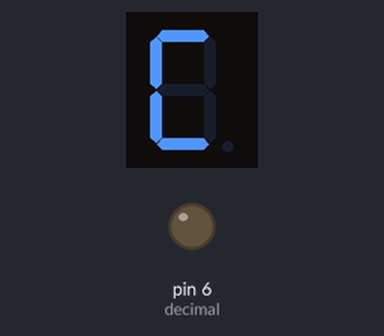
Recording of a sketch running on a simulated Arduino Uno, built with avr-gcc and run on an emulated ATmega328P. On the bench: 1-digit seven-segment display, output pins drawn as LEDs (lit = HIGH). Wiring (inferred from the names in the program): 1-digit 7-segment display, segments lit when LOW: segments pin 13, pin 12, pin 11, pin 10, pin 9, pin 8, pin 7. The segment pins are drawn as the display they are named for; pins used as bus, display or sensor lines are not drawn.

Above: at 0.1 s.
At 1.1 s:
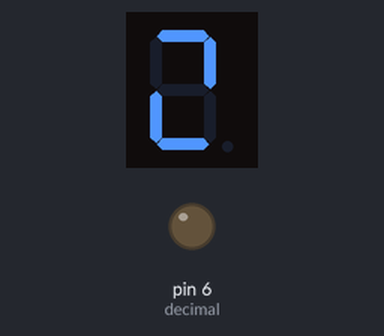
At 2.1 s:
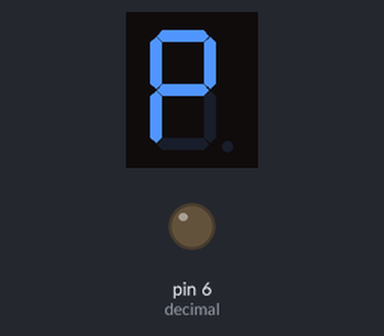
At 4.1 s:
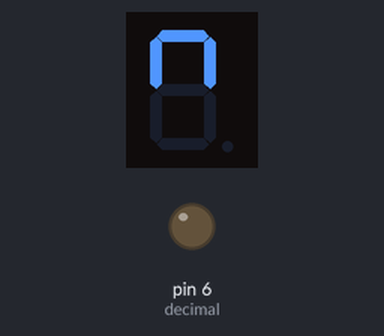
At 6.1 s:
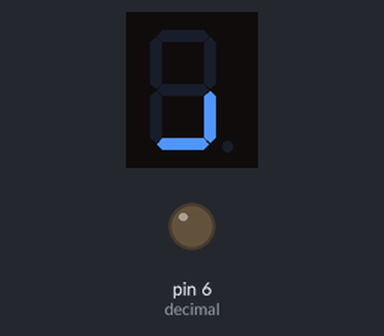
At 8.1 s:
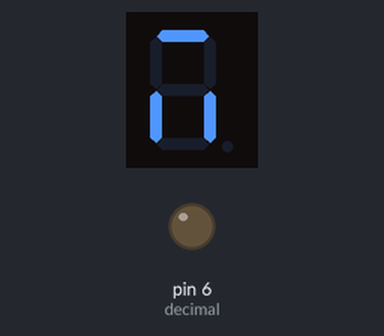

Measured:
- by itself, everything shown: repeats every 9.0 s, in 9 steps
- what the display in image 1 shows lasts 1.0 s, from 1.0 s to 2.0 s

The sketch:

Luis7Segment.ino
```cpp
const int a = 13;
const int b = 12;
const int c = 11;
const int d = 10;
const int e = 9;
const int f = 8;
const int g = 7;
const int decimal = 6;

void setup()
{
  Serial.begin(9600);
  pinMode(a,OUTPUT);
  pinMode(b,OUTPUT);
  pinMode(c,OUTPUT);
  pinMode(d,OUTPUT);
  pinMode(e,OUTPUT);
  pinMode(f,OUTPUT);
  pinMode(g,OUTPUT);
  pinMode(decimal,OUTPUT);
}

void loop()
{
  digitalWrite(a,LOW);
  digitalWrite(b,HIGH);
  digitalWrite(c,HIGH);
  digitalWrite(d,LOW);
  digitalWrite(e,LOW);
  digitalWrite(f,LOW);
  digitalWrite(g,HIGH);
  digitalWrite(decimal,LOW);
  delay(1000);
  digitalWrite(a,LOW);
  digitalWrite(b,LOW);
  digitalWrite(c,HIGH);
  digitalWrite(d,LOW);
  digitalWrite(e,LOW);
  digitalWrite(f,HIGH);
  digitalWrite(g,HIGH);
  digitalWrite(decimal,LOW);
  delay(1000);
  digitalWrite(a,LOW);
  digitalWrite(b,LOW);
  digitalWrite(c,HIGH);
  digitalWrite(d,HIGH);
  digitalWrite(e,LOW);
  digitalWrite(f,LOW);
  digitalWrite(g,LOW);
  digitalWrite(decimal,LOW);
  delay(1000);
   digitalWrite(a,LOW);
  digitalWrite(b,HIGH);
  digitalWrite(c,LOW);
  digitalWrite(d,HIGH);
  digitalWrite(e,LOW);
  digitalWrite(f,HIGH);
  digitalWrite(g,HIGH);
  digitalWrite(decimal,LOW);
  delay(1000);
   digitalWrite(a,LOW);
  digitalWrite(b,LOW);
  digitalWrite(c,HIGH);
  digitalWrite(d,HIGH);
  digitalWrite(e,HIGH);
  digitalWrite(f,LOW);
  digitalWrite(g,HIGH);
  digitalWrite(decimal,LOW);
  delay(1000);
   digitalWrite(a,HIGH);
  digitalWrite(b,LOW);
  digitalWrite(c,HIGH);
  digitalWrite(d,HIGH);
  digitalWrite(e,HIGH);
  digitalWrite(f,HIGH);
  digitalWrite(g,HIGH);
  digitalWrite(decimal,LOW);
  delay(1000);
  digitalWrite(a,HIGH);
  digitalWrite(b,HIGH);
  digitalWrite(c,LOW);
  digitalWrite(d,LOW);
  digitalWrite(e,HIGH);
  digitalWrite(f,HIGH);
  digitalWrite(g,HIGH);
  digitalWrite(decimal,LOW);
  delay(1000);
  digitalWrite(a,HIGH);
  digitalWrite(b,LOW);
  digitalWrite(c,HIGH);
  digitalWrite(d,HIGH);
  digitalWrite(e,HIGH);
  digitalWrite(f,HIGH);
  digitalWrite(g,HIGH);
  digitalWrite(decimal,LOW);
  delay(1000);
     digitalWrite(a,LOW);
  digitalWrite(b,HIGH);
  digitalWrite(c,LOW);
  digitalWrite(d,HIGH);
  digitalWrite(e,LOW);
  digitalWrite(f,HIGH);
  digitalWrite(g,HIGH);
  digitalWrite(decimal,LOW);
  delay(1000);
}
```
